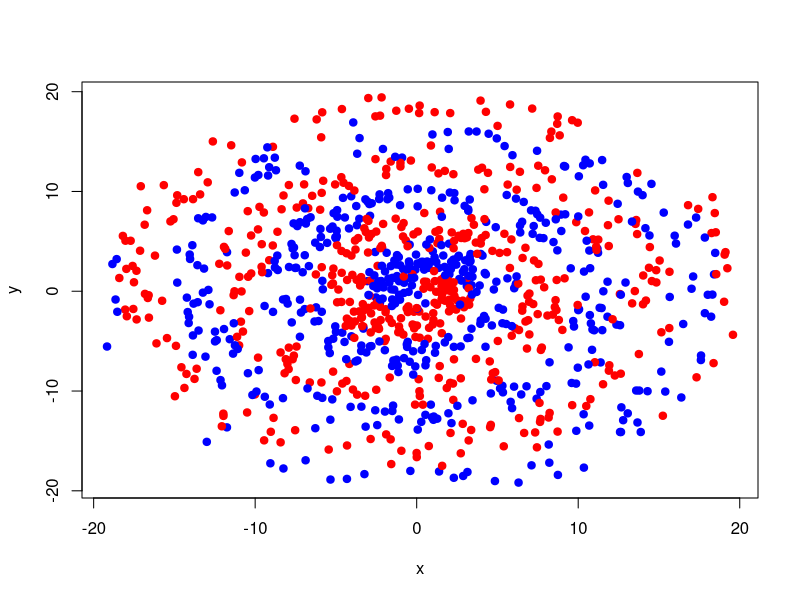
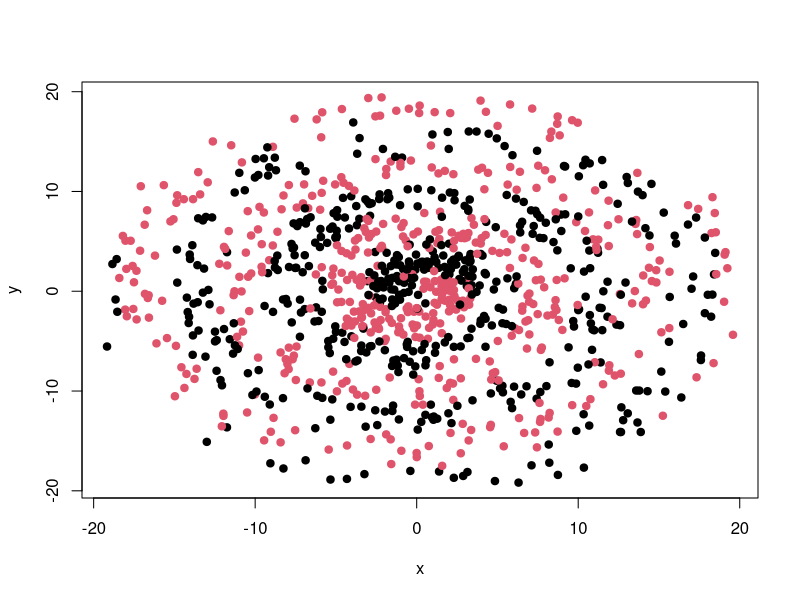
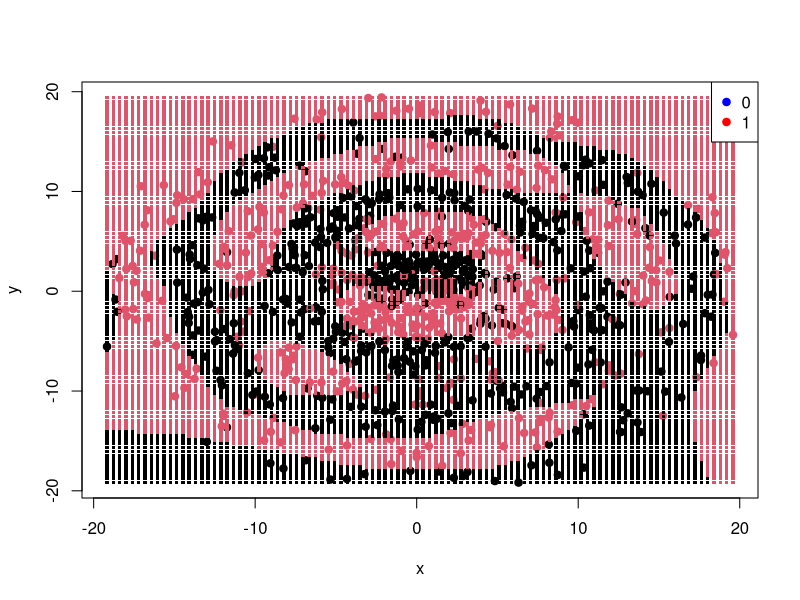
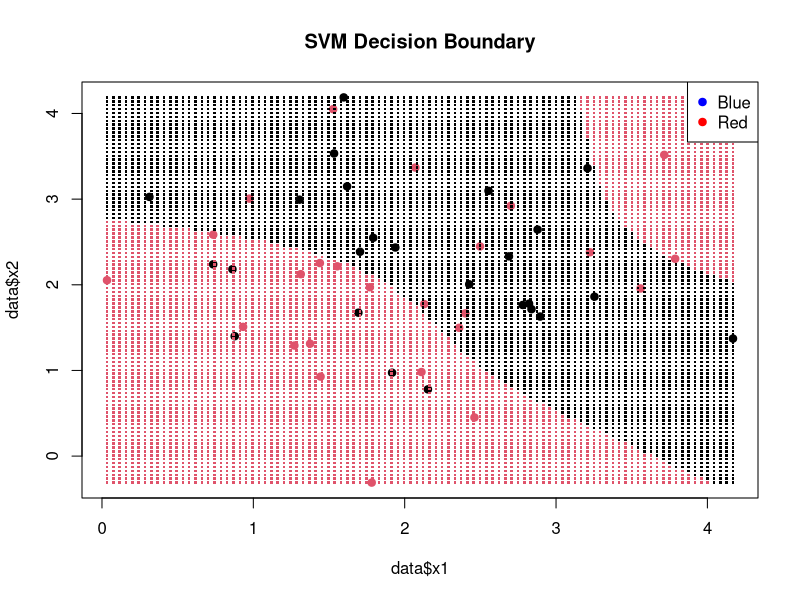

Source code (R) for these figures, in order:
## ---- chunk 1
set.seed(123)
n <- 1000
for (i in 1:10) {
  r <- runif(n, 1, 6 * pi + 1)
  theta <- runif(n, 0, 2 * pi)
}
# Make a sample classification n observations long
class <- sample(c(0, 1), n, replace = TRUE)
# Now fill the classification vector with the correct values
for (j in 1:n) {
  if ((r[j] + theta[j]) %% (2 * pi) < pi) {
    class[j] <- 1
  } else {
    class[j] <- 0
  }
}

# Create a data frame with the data
data <- data.frame(r, theta, class)
# Create a scatter plot of the data in x and y coordinates
data$color <- ifelse(data$class == 1, "red", "blue")
data$x <- data$r * cos(data$theta)
data$y <- data$r * sin(data$theta)

# Now offset the data a bit so their is some overlap
for (j in 1:n) {
  r <- runif(1, 0, 1)
  theta <- runif(1, 0, 2 * pi)
  # Convert to x and y coordinates
  data$x[j] <- data$x[j] + r * cos(theta)
  data$y[j] <- data$y[j] + r * sin(theta)
  # Convert the new x and y coordinates back to r and theta
  data$r[j] <- sqrt(data$x[j]^2 + data$y[j]^2)
  data$theta[j] <- atan2(data$y[j], data$x[j])
}
## ---- chunk 2
# Plot the data in the x and y coordinates
plot(data$x, data$y, col = data$color, pch = 19, xlab = "x", ylab = "y")

# Plot the data in polar coordinates
# plot(data$r, data$theta, col = data$color, pch = 19, xlab = "r", ylab = "theta")

# Plot r*theta vs. r^2 * theta^2
# plot(data$r + data$theta, data$r * data$theta, col = data$color, pch = 19, xlab = "r*theta", ylab = "r^2 * theta^2")
## ---- chunk 3
# Load the required svm library
library(e1071)
library(caret)

# Convert class to a factor
data$class <- as.factor(data$class)

# Create a data frame with only the class and the x and y coordinates
data2 <- data.frame(class = data$class, x = data$x, y = data$y)
data2$class <- as.factor(data2$class)

# Use a radial basis function kernel to classify the data with the SVM function
svmfit <- svm(class ~ ., data = data2, kernel = "radial", cost = 1000, gamma = 1)

print(svmfit)

# Plot the data points
plot(data2$x, data2$y, col = data2$class, pch = 19, xlab = "x", ylab = "y")

# Plot the decision boundary
# plot(svmfit, data2$class, grid = 100, dataSymbol = 16)
x1_grid <- seq(min(data2$x), max(data2$x), length.out = 100)
x2_grid <- seq(min(data2$y), max(data2$y), length.out = 100)
grid <- expand.grid(x = x1_grid, y = x2_grid)

predicted_labels <- predict(svmfit, newdata = grid)

plot(data2$x, data2$y, col = data2$class, pch = 19, xlab = "x", ylab = "y")
points(grid$x, grid$y, col = factor(predicted_labels), pch = ".", cex = 3.5)
legend("topright", legend = levels(data2$class), col = c("blue", "red"), pch = 19)

# Create a confusion matrix to evaluate the SVM model
confusionMatrix(predict(svmfit, data2), data2$class)
## ---- chunk 4
print("")

# Create a toy dataset
set.seed(123)
data <- data.frame(
  x1 = rnorm(50, mean = 2),
  x2 = rnorm(50, mean = 2),
  label = c(rep("Red", 25), rep("Blue", 25)) |> as.factor()
)

# Train an SVM
svm_model <- svm(label ~ ., data = data, kernel = "radial")

# Create a grid of points for prediction
x1_grid <- seq(min(data$x1), max(data$x1), length.out = 100)
x2_grid <- seq(min(data$x2), max(data$x2), length.out = 100)
grid <- expand.grid(x1 = x1_grid, x2 = x2_grid)

# Predict class labels for the grid
predicted_labels <- predict(svm_model, newdata = grid)

# Plot the decision boundary
plot(data$x1, data$x2, col = factor(data$label), pch = 19, main = "SVM Decision Boundary")
points(grid$x1, grid$x2, col = factor(predicted_labels), pch = ".", cex = 2.5)
legend("topright", legend = levels(data$label), col = c("blue", "red"), pch = 19)
